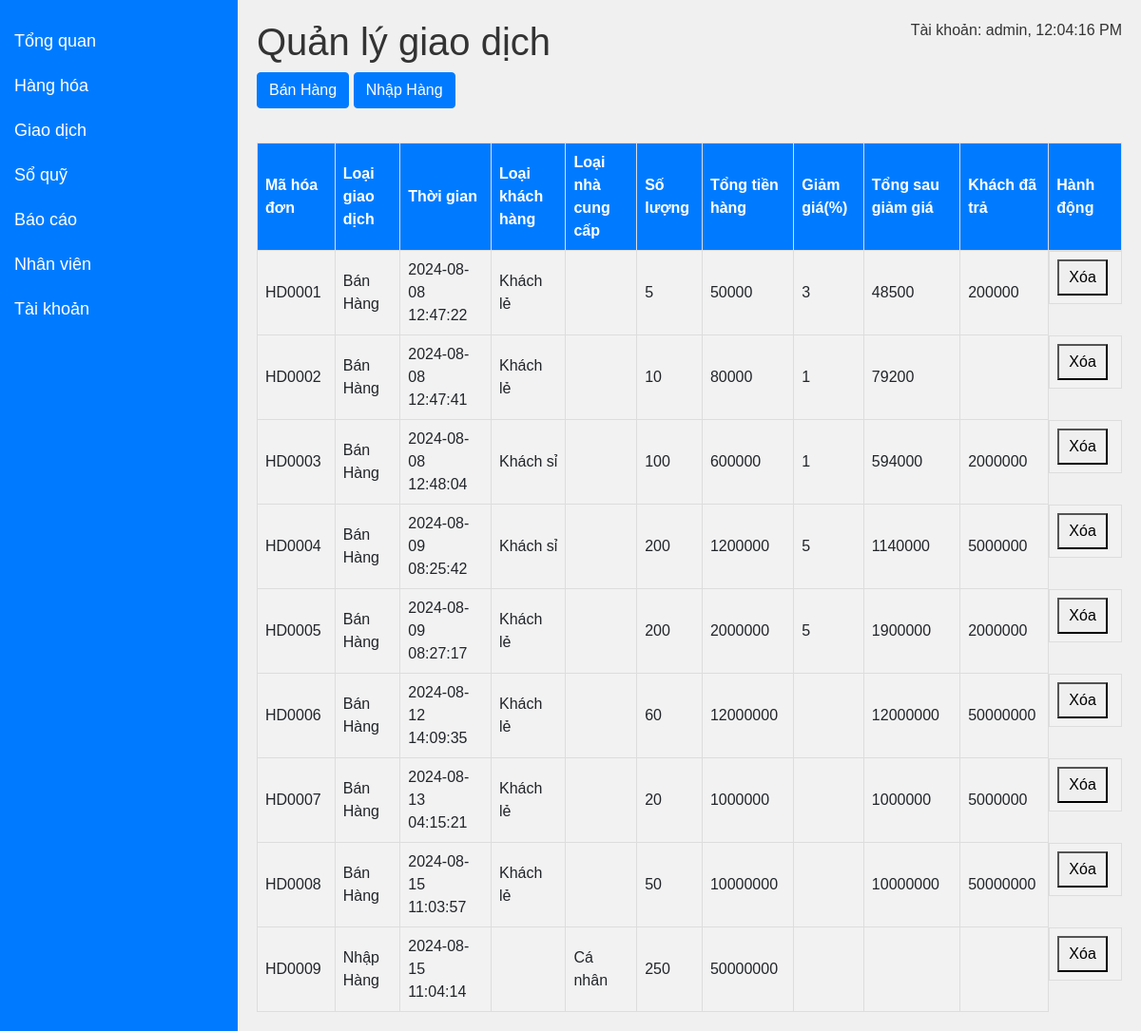
Page /transaction (signed in) on the committed database.
### db.py (models this page shows)
class Bill(db.Model):
    __tablename__ = 'bill'
    id_bill = db.Column(db.Integer, primary_key=True)
    quantity = db.Column(db.Integer, nullable=False)
    date = db.Column(db.DateTime, default=lambda: datetime.utcnow().replace(microsecond=0), nullable=False)
    type_transaction = db.Column(db.String(255), nullable=True)
    type_customer = db.Column(db.String(255), nullable=True)
    totalprice = db.Column(db.Integer, nullable=True)
    discount = db.Column(db.Integer, nullable=True)
    afterdiscount = db.Column(db.Integer, nullable=True)
    customerpaid = db.Column(db.Integer, nullable=True)
    id_product = db.Column(db.Integer, nullable=False)
    phone_customer = db.Column(db.Integer, nullable=True)
    type_supplier = db.Column(db.String(255), nullable=True)
    phone_supplier = db.Column(db.Integer, nullable=True)

### app.py (the view)
@app.route("/transaction", methods=["GET"])
def admin_transaction():
    if "user_id" in session and session["usertype"] == "admin":
        user = Register.query.filter_by(id=session["user_id"]).first()
        if user:
            bills = get_bills()
            return render_template(
                "admin/transaction.html", user_name=user.user, bills=bills
            )
        else:
            return "Không tìm thấy thông tin người dùng"
    else:
        return redirect(url_for("login"))

### templates/admin/transaction.html (shortened to what this page needs)
<!DOCTYPE html>
<html lang="en">
<head>
    <link rel="stylesheet" href="https://stackpath.bootstrapcdn.com/bootstrap/4.5.2/css/bootstrap.min.css">
</head>
<body>
    <div class="sidebar">
        <a href="/overview">Tổng quan</a>
        <a href="/product">Hàng hóa</a>
        <a href="/transaction">Giao dịch</a>
        <a href="/treasury">Sổ quỹ</a>
        <a href="/report">Báo cáo</a>
        <a href="/staff">Nhân viên</a>
        <a href="/account">Tài khoản</a>
    </div>
    <div class="content">
        <h1>Quản lý giao dịch</h1>
        <p id="realtime-data"></p>
        <button id="addBillExport" class="btn btn-primary mb-3" onclick="openNewTabExport()">Bán Hàng</button>
        <button id="addBillImport" class="btn btn-primary mb-3" onclick="openNewTabImport()">Nhập Hàng</button>
        <table>
            <thead>
                <tr>
                    <th>Mã hóa đơn</th>
                    <th>Loại giao dịch</th>
                    <th>Thời gian</th>
                    <th>Loại khách hàng</th>
                    <th>Loại nhà cung cấp</th>
                    <th>Số lượng</th>
                    <th>Tổng tiền hàng</th>
                    <th>Giảm giá(%)</th>
                    <th>Tổng sau giảm giá</th>
                    <th>Khách đã trả</th>
                    <th>Hành động</th>
                </tr>
            </thead>
            <tbody>
                {% for bill in bills %}
                <tr>
                    <td>{{ bill.code_bill or '' }}</td>
                    <td>{{ bill.type_transaction or '' }}</td>
                    <td>{{ bill.date or '' }}</td>
                    <td>{{ bill.type_customer or '' }}</td>
                    <td>{{ bill.type_supplier or '' }}</td>
                    <td>{{ bill.quantity or '' }}</td>
                    <td>{{ bill.totalprice or '' }}</td>
                    <td>{{ bill.discount or '' }}</td>
                    <td>{{ bill.afterdiscount or '' }}</td>
                    <td>{{ bill.customerpaid or '' }}</td>
                    <td class="action-buttons">
                        <button onclick="deleteBill('{{ bill.id_bill }}')">Xóa</button>
                    </td>
                </tr>
                {% endfor %}
            </tbody>
        </table>
    </div>
</body>
</html>

### templates/admin/transaction.html (style rules this page uses)
body { font-family: Arial, sans-serif; background-color: #f0f0f0; margin: 0; padding: 0; position: relative; }
.sidebar { height: 100%; width: 250px; position: fixed; top: 0; left: 0; background-color: #007bff; padding-top: 20px; }
.sidebar a { padding: 10px 15px; text-decoration: none; font-size: 18px; color: white; display: block; transition: background-color 0.3s ease; }
.content { margin-left: 250px; padding: 20px; }
.content h1 { color: #333; }
.content p { color: #666; }
#realtime-data { position: absolute; top: 20px; right: 20px; color: #333; }
table { width: 100%; border-collapse: collapse; margin-top: 20px; }
th, td { border: 1px solid #dddddd; text-align: left; padding: 8px; }
th { background-color: #007bff; color: white; }
td { background-color: #f2f2f2; }
.action-buttons { display: flex; justify-content: space-between; }
.action-buttons button { padding: 5px 10px; cursor: pointer; }

### rows in the picture
Bill: code_bill "HD0001", type_transaction "Bán Hàng", date "2024-08-08 12:47:22", type_customer "Khách lẻ", quantity "5", totalprice "50000", discount "3", afterdiscount "48500", customerpaid "200000"
Bill: code_bill "HD0002", type_transaction "Bán Hàng", date "2024-08-08 12:47:41", type_customer "Khách lẻ", quantity "10", totalprice "80000", discount "1", afterdiscount "79200"
Bill: code_bill "HD0003", type_transaction "Bán Hàng", date "2024-08-08 12:48:04", type_customer "Khách sỉ", quantity "100", totalprice "600000", discount "1", afterdiscount "594000", customerpaid "2000000"
Bill: code_bill "HD0004", type_transaction "Bán Hàng", date "2024-08-09 08:25:42", type_customer "Khách sỉ", quantity "200", totalprice "1200000", discount "5", afterdiscount "1140000", customerpaid "5000000"
Bill: code_bill "HD0005", type_transaction "Bán Hàng", date "2024-08-09 08:27:17", type_customer "Khách lẻ", quantity "200", totalprice "2000000", discount "5", afterdiscount "1900000", customerpaid "2000000"
Bill: code_bill "HD0006", type_transaction "Bán Hàng", date "2024-08-12 14:09:35", type_customer "Khách lẻ", quantity "60", totalprice "12000000", afterdiscount "12000000", customerpaid "50000000"
Bill: code_bill "HD0007", type_transaction "Bán Hàng", date "2024-08-13 04:15:21", type_customer "Khách lẻ", quantity "20", totalprice "1000000", afterdiscount "1000000", customerpaid "5000000"
Bill: code_bill "HD0008", type_transaction "Bán Hàng", date "2024-08-15 11:03:57", type_customer "Khách lẻ", quantity "50", totalprice "10000000", afterdiscount "10000000", customerpaid "50000000"
Bill: code_bill "HD0009", type_transaction "Nhập Hàng", date "2024-08-15 11:04:14", type_supplier "Cá nhân", quantity "250", totalprice "50000000"
